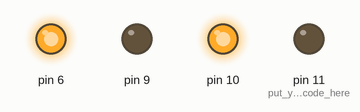
Recording of a sketch running on a simulated Arduino Uno, built with avr-gcc and run on an emulated ATmega328P. On the bench: output pins drawn as LEDs (lit = HIGH).

Above: at 0.1 s.
Timing chart, 0 to 1.6 s (numbered marks = the images above):
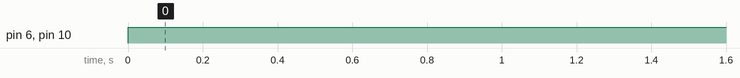

Measured:
- by itself, pin 6, pin 10: LOW → HIGH at 0.00 s

The sketch:

Line.ino
```cpp
void setup() {

pinMode(6,OUTPUT);
pinMode(9,OUTPUT);
pinMode(10,OUTPUT);
pinMode(11,OUTPUT);// put your setup code here, to run once:
}

void loop() {
  // put your main code here, to run repeatedly:


  digitalWrite(6,HIGH);
  digitalWrite(9,LOW);
  digitalWrite(10,HIGH);
  digitalWrite(11,LOW);
  delay(5000);
}
```
